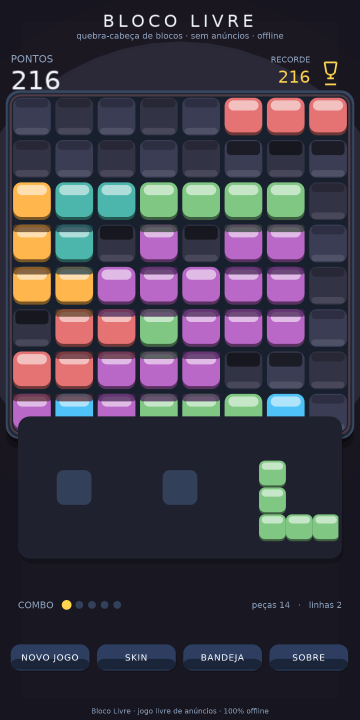
#> input picture screenshots/02_skin0.png, 720 x 1440 px, found by its file name (shown at 1/2 size)
$ python r3_hud_lay2.py
#> lines starting #> are read from the running program, lines starting #| are printed output that depends on the picture; after the words box and inside, x2 and y2 are one past the last pixel; in counts of white or black regions, pixels touching at a corner belong together
from PIL import Image
import numpy as np

base='/home/z/my-project/critic_shots/r3/'
a=np.array(Image.open(base+'02_skin0.png').convert('RGB')).astype(int)
bgp=np.array([20,21,33])
# The score bar text: find bright text pixels within y105-170, x120-640
zone=a[105:170,120:640]
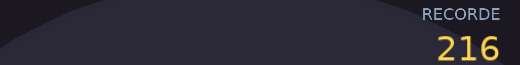
#> zone: shape (65, 520, 3) int64; mean R, G, B 44, 41.5, 52.8
bright=(zone.sum(2)>450)
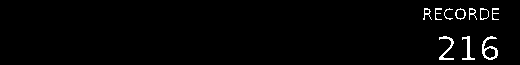
#> bright: shape (65, 520) bool; 1.9% white in thin lines or dots, all inside (x1, y1, x2, y2) = (423, 8, 499, 60)
ys,xs=np.nonzero(bright)
#> ys = 628 values from 8 to 59; xs = 628 values, max 498 at index 27, min 423 at index 205, mean 465.6
print('text px count',len(ys))
#| text px count 628
# column histogram to find word boundaries
colh=bright.sum(0)
#> colh = 520 values, max 36 at index 469, min 0 at index 0, mean 1.21
# print word runs (cols with >0)
runs=[];s=None
for i,v in enumerate(colh):
    if v>0 and s is None: s=i
    if v==0 and s is not None:
        if i-s>3: runs.append((120+s,120+i))
        s=None
#> after the loop, runs = [(543, 552), (555, 574), (575, 597), (600, 619)]
print('word x-runs:',runs)
#| word x-runs: [(543, 552), (555, 574), (575, 597), (600, 619)]
# row histogram per word
for x0,x1 in runs:
    sub=bright[:,x0-120:x1-120]
    rh=sub.sum(1)
    yy=np.nonzero(rh>0)[0]
    print(f'word x{x0}-{x1}: y{105+yy.min()}-{105+yy.max()} height={yy.max()-yy.min()+1} maxrow={rh.max()}')
#> this loop made 4 passes
#> (x0, x1, yy) on pass 1: (543, 552, [8, 9, 10, 11, 12, 13, 14, 15, 16, 17, 18, 19])
#| word x543-552: y113-124 height=12 maxrow=6
#| word x555-574: y113-164 height=52 maxrow=15
#| word x575-597: y113-164 height=52 maxrow=13
#| word x600-619: y113-164 height=52 maxrow=14
#> pass 3, `sub=bright[:,x0-120:x1-120]`:
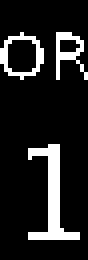
#> sub: shape (65, 22) bool (shown 4 times larger); 13.1% white in thin lines or dots, all inside (x1, y1, x2, y2) = (0, 8, 22, 60)
# letter frequency (gaps inside words)
print()
print('=== letter gaps inside each word ===')
for x0,x1 in runs:
    sub=colh[x0-120:x1-120]
    gaps=[];s=None
    for i,v in enumerate(sub):
        if v==0 and s is None: s=i
        if v>0 and s is not None:
            if i-s>0: gaps.append((x0+s,x0+i,i-s))
            s=None
    print(f'word x{x0}-{x1} letter gaps:',gaps)
#> this loop made 4 passes
#> (x0, x1, sub) on pass 1: (543, 552, [2, 12, 4, 4, 4, 3, 7, 3, 1])
#| word x543-552 letter gaps: []
#| word x555-574 letter gaps: []
#| word x575-597 letter gaps: []
#| word x600-619 letter gaps: []

$ run again, with screenshots/03_skin1.png copied over screenshots/02_skin0.png
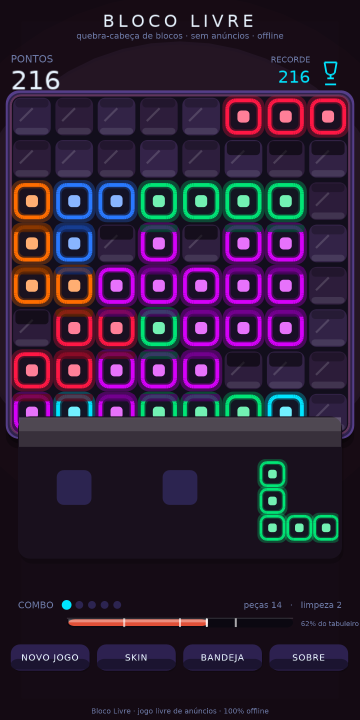
#> input picture screenshots/03_skin1.png, 720 x 1440 px, found by its file name (shown at 1/2 size)
#> `zone=a[105:170,120:640]`:
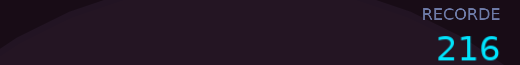
#> zone: shape (65, 520, 3) int64; mean R, G, B 33.9, 23.3, 37.1
#> `bright=(zone.sum(2)>450)`:
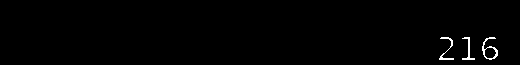
#> bright: shape (65, 520) bool; 0.8% white in thin lines or dots, all inside (x1, y1, x2, y2) = (439, 37, 498, 60)
#> ys = 271 values from 37 to 59; xs = 271 values, max 497 at index 142, min 439 at index 203, mean 469.7
#| text px count 271
#> colh = 520 values, max 23 at index 468, min 0 at index 0, mean 0.521
#> after the loop `for i,v in enumerate(colh):`: runs = [(559, 574), (582, 595), (602, 618)]
#| word x-runs: [(559, 574), (582, 595), (602, 618)]
#> the loop `for x0,x1 in runs:` made 3 passes
#> (printed output is left out)
#> the loop `for x0,x1 in runs:` made 3 passes
#> (x0, x1, sub) on passes 1 to 3: (559, 574, [2, 5, 7, 7, 6, 5, 5, 5, 5, 5, 5, 7, 10, 8, 2]), (582, 595, [3, 3, 4, 4, 4, 5, 23, 23, 2, 2, 2, 2, 2]), (602, 618, [5, 13, 12, 6, 6, 4, 3, 6, 6, 6, 4, 6, 8, 9, 8, 6])
#> (printed output is left out)

$ run again, with screenshots/04_skin2.png copied over screenshots/02_skin0.png
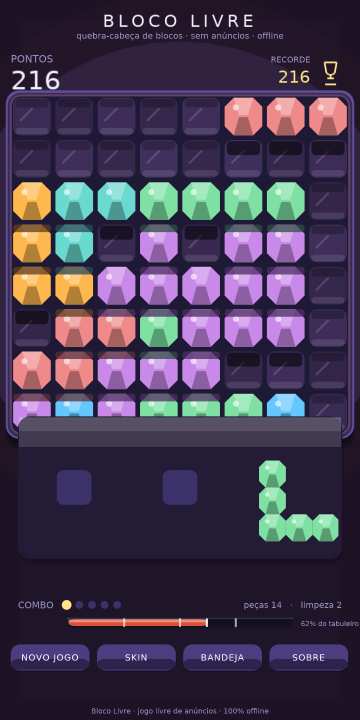
#> input picture screenshots/04_skin2.png, 720 x 1440 px, found by its file name (shown at 1/2 size)
#> `bright=(zone.sum(2)>450)`:
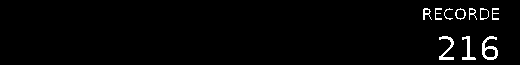
#> bright: shape (65, 520) bool; 2.1% white in thin lines or dots, all inside (x1, y1, x2, y2) = (423, 8, 499, 60)
#> ys = 705 values from 8 to 59; xs = 705 values, max 498 at index 27, min 423 at index 28, mean 465.5
#| text px count 705
#> colh = 520 values, max 36 at index 469, min 0 at index 0, mean 1.36
#> after the loop `for i,v in enumerate(colh):`: runs = [(543, 552), (555, 574), (575, 597), (600, 619)]
#| word x-runs: [(543, 552), (555, 574), (575, 597), (600, 619)]
#> the loop `for x0,x1 in runs:` made 4 passes
#> (printed output is left out)
#> pass 3, `sub=bright[:,x0-120:x1-120]`:
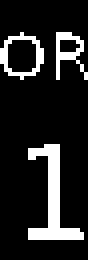
#> sub: shape (65, 22) bool (shown 4 times larger); 14% white; 3 white regions, box (x1, y1, x2, y2) and area: (7, 36, 21, 60) 117, (0, 8, 11, 20) 44, (14, 8, 22, 20) 39
#> the loop `for x0,x1 in runs:` made 4 passes
#> (printed output is left out)
